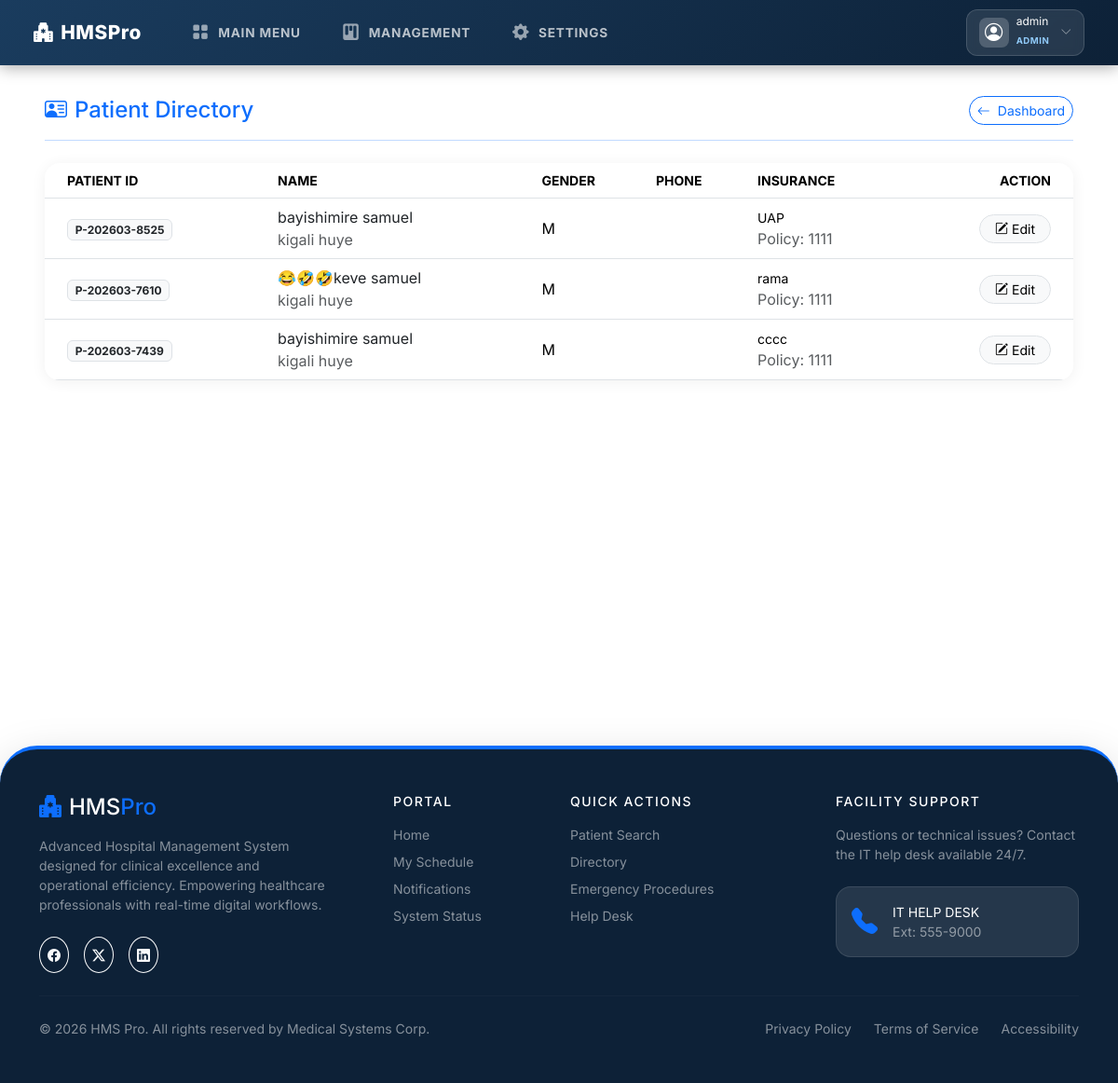
The app's page /patients/directory/ (signed in) with its own data.
### accounts/models.py (models this page shows, shortened)
class CustomUser(AbstractUser):
    ROLE_CHOICES = [
        ('Doctor', 'Doctor'),
        ('Reception', 'Reception'),
        ('Lab', 'Laboratory Staff'),
        ('Pharmacy', 'Pharmacist'),
        ('Payments', 'Billing Staff'),
        ('Nurse', 'Nurse'),
        ('WardManager', 'Ward Manager'),
        ('Admin', 'Administrator'),
    ]
    email = models.EmailField(unique=True)
    first_name = models.CharField(max_length=50)
    last_name = models.CharField(max_length=50)
    role = models.CharField(max_length=20, choices=ROLE_CHOICES, verbose_name="Select Role")
    phone = models.CharField(max_length=15, blank=True, null=True)
    address = models.TextField(blank=True, null=True)
    is_on_duty = models.BooleanField(default=True)
    schedule = models.CharField(max_length=100, blank=True, null=True) # e.g. Mon-Fri 08:00-16:00
    created_at = models.DateTimeField(default=timezone.now, editable=False)
    updated_at = models.DateTimeField(auto_now=True)
    employee_id = models.CharField(max_length=20, blank=True, null=True)  # Staff ID
    department = models.CharField(max_length=50, blank=True, null=True)   # e.g., Cardiology, Pharmacy
    profile_photo = models.ImageField(upload_to='profile_photos/', blank=True, null=True)

### patients/models.py (models this page shows, shortened)
class Patient(models.Model):
    GENDER_CHOICES = [
        ('M', 'Male'),
        ('F', 'Female'),
        ('O', 'Other'),
    ]
    patient_id = models.CharField(max_length=20, unique=True, editable=False)
    first_name = models.CharField(max_length=100)
    last_name = models.CharField(max_length=100)
    date_of_birth = models.DateField()
    gender = models.CharField(max_length=1, choices=GENDER_CHOICES)
    phone = models.CharField(max_length=20)
    email = models.EmailField(blank=True, null=True)
    address = models.TextField()
    emergency_contact_name = models.CharField(max_length=200)
    emergency_contact_phone = models.CharField(max_length=20)
    INSURANCE_CHOICES = [
        ('None', 'No Insurance / Cash Pay'),
        ('RSSB-Mutuelle', 'RSSB / Mutuelle (Rwanda)'),
        ('RSSB-RAMA', 'RSSB / RAMA (Rwanda)'),
        ('MMI', 'MMI (Rwanda)'),
        ('Radiant', 'Radiant (Rwanda)'),
        ('Sanlam', 'Sanlam (Rwanda)'),
        ('UAP', 'UAP (Rwanda)'),
        ('Aetna', 'Aetna (International)'),
        ('Cigna', 'Cigna (International)'),
        ('Bupa', 'Bupa (International)'),
        ('Other', 'Other')
    ]
    insurance_provider = models.CharField(max_length=100, choices=INSURANCE_CHOICES, default='None')
    insurance_policy_number = models.CharField(max_length=100, blank=True, null=True)
    is_insurance_verified = models.BooleanField(default=False)
    verification_notes = models.TextField(blank=True, null=True)
    created_at = models.DateTimeField(auto_now_add=True)

### patients/views.py (the view)
# urls.py: path('directory/', views.patient_list, name='patient_list'),
@login_required
def patient_list(request):
    if request.user.role != 'Admin' and not request.user.is_superuser:
        messages.error(request, 'Access denied.')
        return redirect('redirect_dashboard')
    patients = Patient.objects.all().order_by('-created_at')
    return render(request, 'patients/patient_list.html', {
        'page_title': 'Patient Directory',
        'patients': patients,
    })

### templates/patients/patient_list.html (shortened to what this page needs)
{% extends 'base.html' %}
{% block content %}
<div class="d-flex align-items-center justify-content-between mb-4 pb-3 border-bottom border-primary border-opacity-25 mt-2">
    <h4 class="fw-800 text-primary mb-0"><i class="bi bi-person-vcard me-2"></i>{{ page_title }}</h4>
    <a href="{% url 'admin_dashboard' %}" class="btn btn-outline-primary btn-sm rounded-pill fw-700">
        <i class="bi bi-arrow-left me-1"></i> Dashboard
    </a>
</div>
<div class="hms-card">
    <div class="card-body p-0">
        <div class="table-responsive">
            <table class="table table-hover align-middle mb-0">
                <thead class="bg-light">
                    <tr class="small text-muted fw-700">
                        <th class="ps-4">PATIENT ID</th>
                        <th>NAME</th>
                        <th>GENDER</th>
                        <th>PHONE</th>
                        <th>INSURANCE</th>
                        <th class="text-end pe-4">ACTION</th>
                    </tr>
                </thead>
                <tbody>
                    {% for p in patients %}
                    <tr>
                        <td class="ps-4">
                            <span class="badge bg-light text-dark border fw-800">{{ p.patient_id }}</span>
                        </td>
                        <td>
                            <div class="fw-800 text-dark">{{ p.first_name }} {{ p.last_name }}</div>
                            <div class="x-small text-muted">{{ p.address|truncatechars:30 }}</div>
                        </td>
                        <td class="fw-700">{{ p.gender }}</td>
                        <td class="fw-700 text-secondary">{{ p.phone_number }}</td>
                        <td>
                            <div class="fw-700 small">{{ p.insurance_provider }}</div>
                            <div class="x-small text-muted">Policy: {{ p.insurance_policy_number|default:"N/A" }}</div>
                        </td>
                        <td class="text-end pe-4">
                            <a href="{% url 'patient_edit' p.id %}" class="btn btn-sm btn-light border fw-800 rounded-pill px-3">
                                <i class="bi bi-pencil-square"></i> Edit
                            </a>
                        </td>
                    </tr>
                    {% empty %}
                    <tr>
                        <td colspan="6" class="text-center py-5 text-muted fw-700">No patients registered.</td>
                    </tr>
                    {% endfor %}
                </tbody>
            </table>
        </div>
    </div>
</div>
{% endblock %}

### templates/base.html (shortened to what this page needs)
<!DOCTYPE html>
<html lang="en">
<head>
  <link rel="stylesheet" href="https://cdn.jsdelivr.net/npm/bootstrap@5.3.3/dist/css/bootstrap.min.css">
  <link rel="stylesheet" href="https://cdn.jsdelivr.net/npm/bootstrap-icons@1.11.3/font/bootstrap-icons.min.css">
</head>
<body class="{% block body_class %}{% endblock %}">
<nav class="navbar hms-navbar fixed-top">
  <div class="container-fluid d-flex align-items-center justify-content-between">
    <div class="d-flex align-items-center">
      <a class="navbar-brand" href="{% url 'home' %}">
        <i class="bi bi-hospital-fill me-2"></i>HMS<span>Pro</span>
      </a>
      {% include 'includes/nav_links.html' %}
    </div>
    <div class="d-flex align-items-center gap-2">
      {% if user.is_authenticated %}
        <div class="dropdown">
          <button class="profile-angle-btn d-flex align-items-center gap-2" data-bs-toggle="dropdown">
            <div class="profile-avatar">
              <i class="bi bi-person-circle"></i>
            </div>
            <div class="profile-info d-none d-sm-block text-start">
              <span class="d-block fw-800 text-white lh-1" style="font-size: 0.75rem;">{{ user.get_full_name|default:user.username }}</span>
              <span class="badge-role-mini">{{ user.role|default:"Staff" }}</span>
            </div>
            <i class="bi bi-chevron-down text-white fs-xs opacity-50 ms-1"></i>
          </button>
        </div>
      {% else %}
        <a href="{% url 'login' %}" class="btn btn-sm btn-primary fw-700 px-3 rounded-pill">
          <i class="bi bi-lock-fill me-1"></i>Secure Login
        </a>
      {% endif %}
    </div>
  </div>
</nav>
<div class="hms-main" style="margin-top:60px;">
  {% block content %}{% endblock %}
</div>
{% include 'footer.html' %}
</body>
</html>

### templates/base.html (style rules this page uses)
:root { --hms-primary: #1a3c5e; --hms-accent: #2196f3; --hms-light-bg: #ffffff; --sidebar-w: 260px; }
* { font-family: 'Inter', sans-serif; }
body { background: var(--hms-light-bg); min-height: 100vh; }
.hms-navbar { background: linear-gradient(135deg, var(--hms-primary) 0%, #0d2137 100%); box-shadow: 0 2px 16px rgba(0,0,0,.35); padding: .6rem 1.5rem; }
.hms-navbar .navbar-brand { font-weight: 800; font-size: 1.3rem; color: #fff !important; letter-spacing: .5px; }
.hms-navbar .navbar-brand span { color: var(--hms-teal); }
.hms-main { padding: 2.2rem 3rem; min-height: calc(100vh - 60px); transition: all 0.3s ease; }
.hms-card { border: none; border-radius: 16px; box-shadow: 0 2px 16px rgba(0,0,0,.06); background: #fff; overflow: hidden; }
.hms-card .card-body { padding: 1.3rem 1.5rem; }
.profile-angle-btn { background: rgba(255, 255, 255, 0.1); border: 1px solid rgba(255, 255, 255, 0.15); border-radius: 12px; padding: 0.4rem 0.8rem; transition: all 0.25s ease; backdrop-filter: blur(5px); }
.profile-avatar { width: 32px; height: 32px; background: rgba(255, 255, 255, 0.2); border-radius: 8px; display: flex; align-items: center; justify-content: center; color: #fff; font-size: 1.2rem; }
.badge-role-mini { font-size: 0.6rem; font-weight: 700; color: #90caf9; text-transform: uppercase; letter-spacing: 0.5px; }
.fs-xs { font-size: 0.75rem; }

### records on screen
CustomUser: get_full_name "admin", role "ADMIN"
Patient: patient_id "P-202603-8525", first_name "bayishimire", last_name "samuel", address "kigali huye", gender "M", insurance_provider "UAP", insurance_policy_number "1111"
Patient: patient_id "P-202603-7610", first_name "😂🤣🤣keve", last_name "samuel", address "kigali huye", gender "M", insurance_provider "rama", insurance_policy_number "1111"
Patient: patient_id "P-202603-7439", first_name "bayishimire", last_name "samuel", address "kigali huye", gender "M", insurance_provider "cccc", insurance_policy_number "1111"

### other values on screen
{{ page_title }} "Patient Directory"
